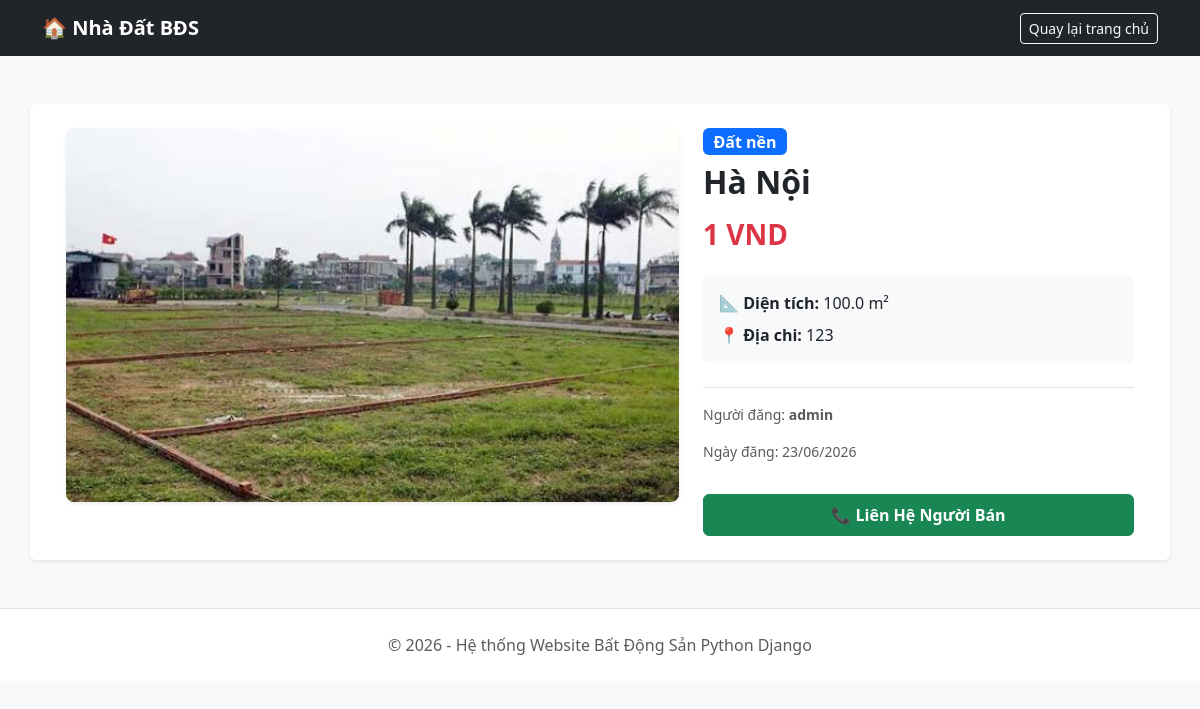
The app's page /house/2/ with its own data.
### properties/models.py (models this page shows, shortened)
class Property(models.Model):
    LOAI_NHA_CHOICES = [
        ('CH', 'Chung cư'),
        ('NP', 'Nhà phố'),
        ('ĐN', 'Đất nền'),
    ]
    tieu_de = models.CharField(max_length=200, verbose_name="Tiêu đề")
    loai_nha = models.CharField(max_length=2, choices=LOAI_NHA_CHOICES, default='NP', verbose_name="Loại nhà")
    dia_chi = models.CharField(max_length=255, verbose_name="Địa chỉ")
    gia = models.DecimalField(max_digits=15, decimal_places=0, verbose_name="Giá (VND)")
    dien_tich = models.FloatField(verbose_name="Diện tích (m²)")
    mo_ta = models.TextField(verbose_name="Mô tả chi tiết")
    hinh_anh = models.ImageField(upload_to='properties/', verbose_name="Hình ảnh")
    ngay_dang = models.DateTimeField(auto_now_add=True)
    nguoi_dang = models.ForeignKey(User, on_delete=models.CASCADE, verbose_name="Người đăng")

### properties/views.py (the view)
# urls.py: path('house/<int:pk>/', views.property_detail, name='property_detail'),
def property_detail(request, pk):
    house = get_object_or_404(Property, pk=pk)
    return render(request, 'properties/detail.html', {'house': house})

### properties/templates/properties/detail.html (shortened to what this page needs)
<!doctype html>
<html lang="vi">
  <head>
    <link
      href="https://cdn.jsdelivr.net/npm/bootstrap@5.3.0/dist/css/bootstrap.min.css"
      rel="stylesheet"
    />
  </head>
  <body class="bg-light">
    <nav class="navbar navbar-expand-lg navbar-dark bg-dark mb-4">
      <div class="container">
        <a class="navbar-brand fw-bold" href="/">🏠 Nhà Đất BĐS</a>
        <a href="/" class="btn btn-outline-light btn-sm">Quay lại trang chủ</a>
      </div>
    </nav>
    <div class="container my-5">
      <div class="row bg-white p-4 rounded shadow-sm">
        <div class="col-md-7 mb-4">
          {% if house.hinh_anh %}
          <img
            src="{{ house.hinh_anh.url }}"
            class="main-img shadow-sm"
            alt="{{ house.tieu_de }}"
          />
          {% else %}
          <img
            src="https://via.placeholder.com/600x400?text=No+Image"
            class="main-img shadow-sm"
            alt="No Image"
          />
          {% endif %}
        </div>
        <div class="col-md-5">
          <span class="badge bg-primary mb-2 fs-6"
            >{{ house.get_loai_nha_display }}</span
          >
          <h1 class="fw-bold text-dark h2 mb-3">{{ house.tieu_de }}</h1>
          <h3 class="text-danger fw-bold mb-4">{{ house.gia }} VND</h3>
          <div class="p-3 bg-light rounded mb-4">
            <p class="mb-2">
              📐 <strong>Diện tích:</strong> {{ house.dien_tich }} m²
            </p>
            <p class="mb-0">📍 <strong>Địa chi:</strong> {{ house.dia_chi }}</p>
          </div>
          <div class="border-top pt-3">
            <p class="text-muted small">
              Người đăng: <strong>{{ house.nguoi_dang.username }}</strong>
            </p>
            <p class="text-muted small">
              Ngày đăng: {{ house.ngay_dang|date:"d/m/Y" }}
            </p>
          </div>
          <a
            href="tel:0123456789"
            class="btn btn-success w-100 fw-bold py-2 mt-3"
            >📞 Liên Hệ Người Bán</a
          >
        </div>
      </div>
    </div>
    <footer class="text-center py-4 text-muted mt-5 border-top bg-white">
      © 2026 - Hệ thống Website Bất Động Sản Python Django
    </footer>
  </body>
</html>

### properties/templates/properties/detail.html (style rules this page uses)
.main-img { max-height: 500px; object-fit: cover; width: 100%; border-radius: 8px; }

### records on screen
Property: hinh_anh (picture), loai_nha "Đất nền", tieu_de "Hà Nội", gia "1", dien_tich "100.0", dia_chi "123", nguoi_dang.username "admin", ngay_dang "23/06/2026"
